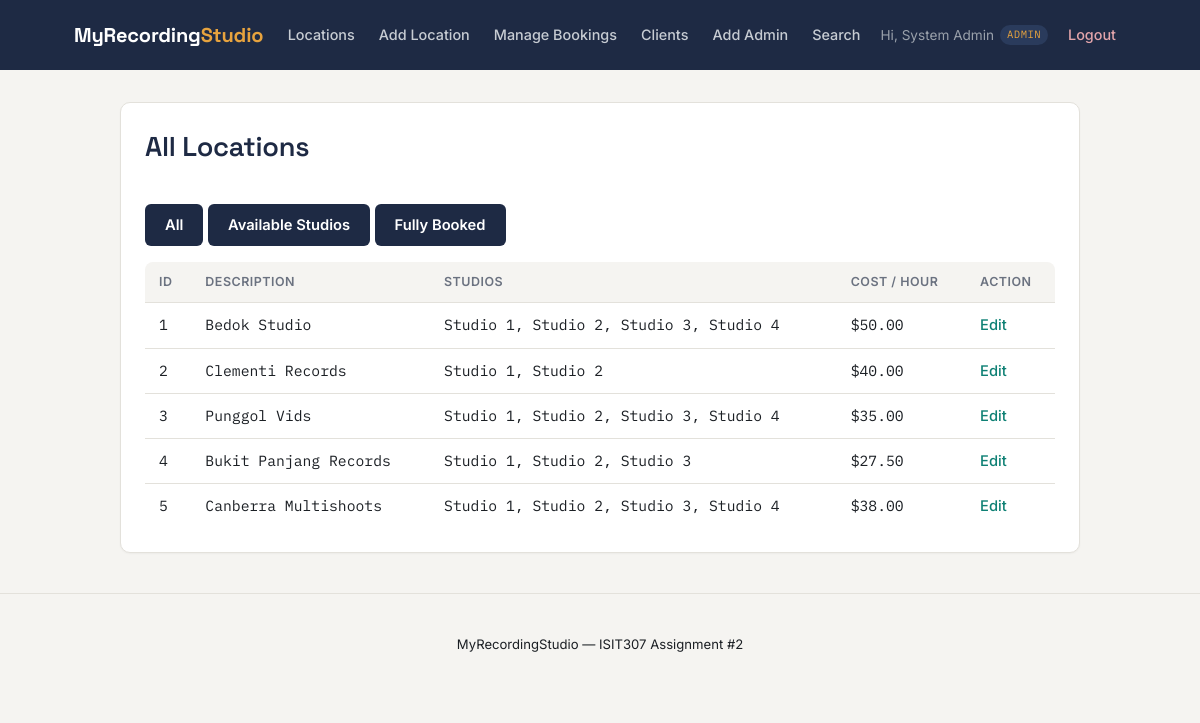
/8942663_A2/location_list.php (signed in), run on the app's committed database.
### tables this page shows
CREATE TABLE `locations` (
  `location_id` int(11) NOT NULL,
  `description` varchar(255) NOT NULL,
  `num_studios` int(11) NOT NULL CHECK (`num_studios` > 0),
  `cost_per_hour` decimal(8,2) NOT NULL CHECK (`cost_per_hour` >= 0)
);

### 8942663_A2/includes/bootstrap.php (called while the page is built, shortened)
<?php
require_once __DIR__ . '/../classes/Location.php';
require_once __DIR__ . '/../classes/Studio.php';
function current_user_type(): ?string {
    return $_SESSION['user_type'] ?? null;
}
function h(?string $value): string {
    return htmlspecialchars($value ?? '', ENT_QUOTES, 'UTF-8');
}

### 8942663_A2/classes/Location.php (called while the page is built, shortened)
<?php
require_once __DIR__ . '/Studio.php';
class Location {
    public static function all(): array {
        $db = Database::getConnection();
        return $db->query('SELECT * FROM locations ORDER BY location_id ASC')->fetchAll();
    }
    public static function studioNames(int $locationId): array {
        $studios = Studio::forLocation($locationId);
        return array_map(
            fn($s) => Studio::displayName((int)$s['studio_number']),
            $studios
        );
    }
}

### 8942663_A2/classes/Studio.php (called while the page is built, shortened)
<?php
class Studio {
    public static function forLocation(int $locationId): array {
        $db = Database::getConnection();
        $stmt = $db->prepare('SELECT * FROM studios WHERE location_id = ? ORDER BY studio_number');
        $stmt->execute([$locationId]);
        return $stmt->fetchAll();
    }
    public static function displayName(int $studioNumber): string {
        return 'Studio ' . $studioNumber;
    }
}

### 8942663_A2/location_list.php (the view, shortened to what this page needs)
<?php
require_once __DIR__ . '/includes/bootstrap.php';
$view = $_GET['view'] ?? 'all';
switch ($view) {
    default:
        $locations = Location::all();
        $heading = 'All Locations';
}
require __DIR__ . '/includes/header.php';
?>
<div class="card">
    <h1><?= h($heading) ?></h1>
    <p>
        <a class="btn btn-secondary" href="location_list.php?view=all">All</a>
        <a class="btn btn-secondary" href="location_list.php?view=available">Available Studios</a>
        <?php if (current_user_type() === 'admin'): ?>
            <a class="btn btn-secondary" href="location_list.php?view=fully_booked">Fully Booked</a>
        <?php endif; ?>
    </p>
    <?php if (empty($locations)): ?>
        <p>No locations found.</p>
    <?php else: ?>
    <table>
        <tr><th>ID</th><th>Description</th><th>Studios</th><th>Cost / hour</th><?php if (current_user_type() === 'admin'): ?><th>Action</th><?php endif; ?></tr>
        <?php foreach ($locations as $loc): ?>
        <tr>
            <td><?= h((string)$loc['location_id']) ?></td>
            <td><?= h($loc['description']) ?></td>
            <td><?= h(implode(', ', Location::studioNames((int)$loc['location_id']))) ?></td>
            <td>$<?= h(number_format((float)$loc['cost_per_hour'], 2)) ?></td>
            <?php if (current_user_type() === 'admin'): ?>
            <td><a href="location_edit.php?id=<?= (int)$loc['location_id'] ?>">Edit</a></td>
            <?php endif; ?>
        </tr>
        <?php endforeach; ?>
    </table>
    <?php endif; ?>
</div>
<?php require __DIR__ . '/includes/footer.php'; ?>

### 8942663_A2/css/style.css (style rules this page uses)
:root { --ink: #1e2a44; --ink-soft: #2a3b5c; --paper: #f5f4f1; --card: #ffffff; --amber: #e7a33e; --amber-dark: #e7a33e; --teal: #0e8074; --text: #1b1f24; --muted: #6b7280; --border: #e3e1db; --success: #2f9e6e; --success-bg: #e7f5ef; --error: #d64550; --error-bg: #fbeaec; --font-display: 'Space Grotesk', 'Segoe UI', sans-serif; --font-body: 'Inter', 'Segoe UI', sans-serif; --font-mono: 'IBM Plex Mono', 'Consolas', monospace; }
* { box-sizing: border-box; }
html { scroll-behavior: smooth; }
body { margin: 0; font-family: var(--font-body); background: var(--paper); color: var(--text); line-height: 1.5; }
h1, h2, h3 { font-family: var(--font-display); color: var(--ink); font-weight: 600; letter-spacing: -0.01em; }
h1 { font-size: 1.7em; margin-top: 0; }
p { color: var(--text); }
.card { background: var(--card); border: 1px solid var(--border); border-radius: 10px; padding: 24px; margin-bottom: 20px; box-shadow: 0 1px 2px rgba(20, 23, 28, 0.04); }
.btn { display: inline-block; background: var(--amber); color: var(--ink); border: none; padding: 10px 20px; border-radius: 6px; cursor: pointer; font-family: var(--font-body); font-weight: 600; font-size: 0.92em; text-decoration: none; margin-top: 18px; transition: background-color 0.15s ease, transform 0.05s ease; }
.btn-secondary { background: var(--ink); color: #fff; }
table { width: 100%; border-collapse: collapse; background: var(--card); border-radius: 8px; overflow: hidden; }
table th, table td { text-align: left; padding: 11px 14px; border-bottom: 1px solid var(--border); font-family: var(--font-mono); font-size: 0.92em; }
table th { background: var(--paper); font-family: var(--font-body); font-weight: 600; font-size: 0.78em; text-transform: uppercase; letter-spacing: 0.04em; color: var(--muted); }
table tr:last-child td { border-bottom: none; }
table a { color: var(--teal); text-decoration: none; font-family: var(--font-body); font-weight: 500; }

### data on the page
locations: location_id "1", description "Bedok Studio", location_id "Studio 1, Studio 2, Studio 3, Studio 4", cost_per_hour "50.00"
locations: location_id "2", description "Clementi Records", location_id "Studio 1, Studio 2", cost_per_hour "40.00"
locations: location_id "3", description "Punggol Vids", location_id "Studio 1, Studio 2, Studio 3, Studio 4", cost_per_hour "35.00"
locations: location_id "4", description "Bukit Panjang Records", location_id "Studio 1, Studio 2, Studio 3", cost_per_hour "27.50"
locations: location_id "5", description "Canberra Multishoots", location_id "Studio 1, Studio 2, Studio 3, Studio 4", cost_per_hour "38.00"

### other printed values
$_SESSION['user_name'] "System Admin"
current_user_type() "ADMIN"
$heading "All Locations"
